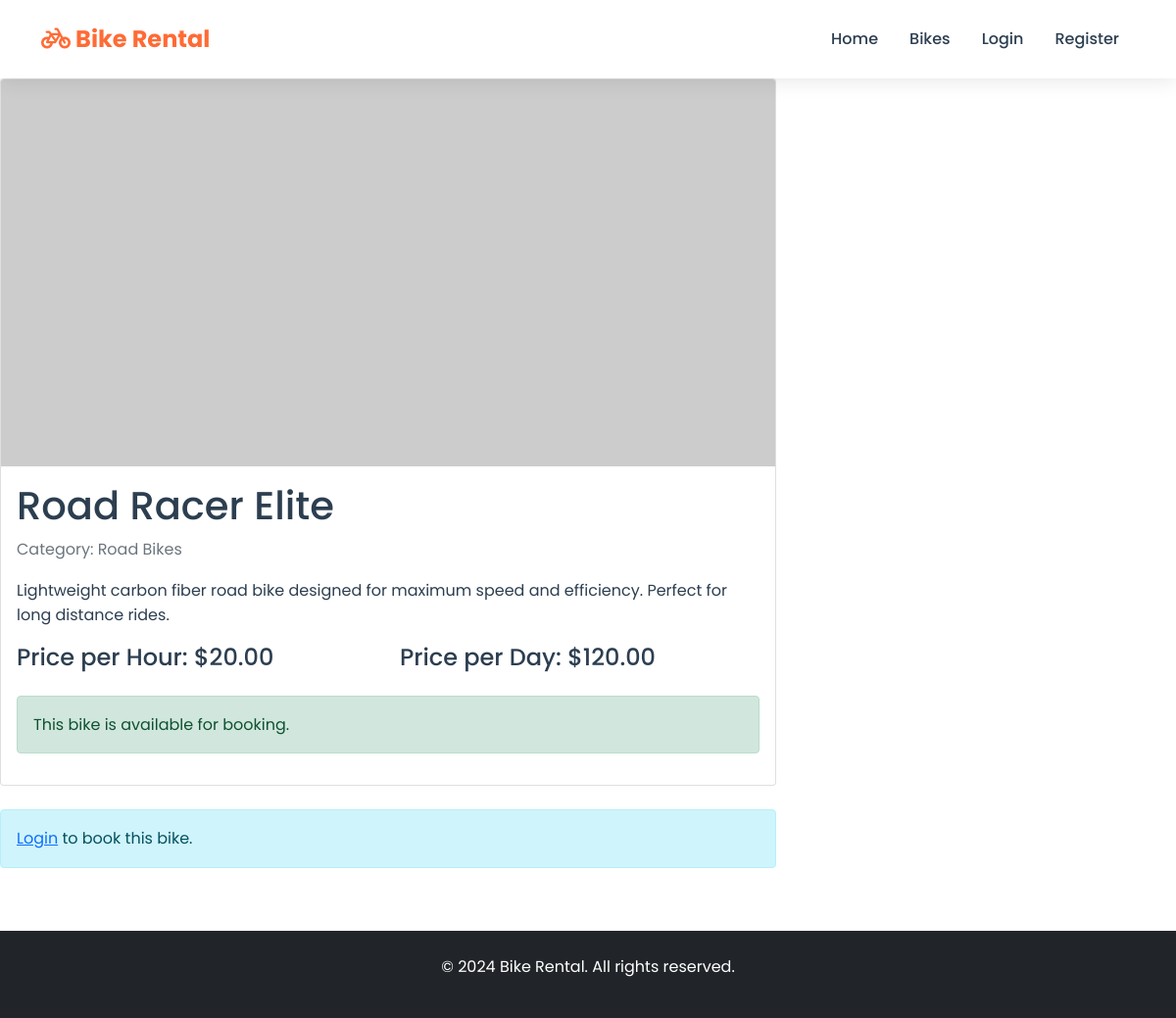
/bike/3/, run on the app's committed database.
### core/models.py (models this page shows, shortened)
class Bike(models.Model):
    name = models.CharField(max_length=200)
    category = models.ForeignKey(BikeCategory, on_delete=models.CASCADE, related_name='bikes')
    description = models.TextField()
    price_per_hour = models.DecimalField(max_digits=10, decimal_places=2)
    price_per_day = models.DecimalField(max_digits=10, decimal_places=2)
    is_available = models.BooleanField(default=True)
    image = models.ImageField(upload_to='bikes/')
    created_at = models.DateTimeField(auto_now_add=True)

class BikeCategory(models.Model):
    name = models.CharField(max_length=100)
    slug = models.SlugField(unique=True)
    image = models.ImageField(upload_to='categories/')

### core/views.py (the view)
# urls.py: path('bike/<int:pk>/', views.BikeDetailView.as_view(), name='bike_detail'),
class BikeDetailView(DetailView):
    model = Bike
    template_name = 'core/bike_detail.html'
    context_object_name = 'bike'
    def get_context_data(self, **kwargs):
        context = super().get_context_data(**kwargs)
        bike = self.get_object()
        context['form'] = BookingForm()
        today = timezone.now().date()
        is_booked_today = Booking.objects.filter(
            bike=bike,
            start_date__date=today,
            status__in=['Pending', 'Active']
        ).exists()
        context['is_booked_today'] = is_booked_today
        if is_booked_today:
            context['availability_message'] = 'This bike is already booked for today.'
        else:
            context['availability_message'] = 'This bike is available for booking.'
        return context

### core/templates/core/bike_detail.html (shortened to what this page needs)
{% extends 'core/base.html' %}
{% block content %}
<div class="row">
    <div class="col-md-8">
        <div class="card mb-4">
            {% if bike.image %}
                <img src="{{ bike.image.url }}" class="card-img-top" alt="{{ bike.name }}">
            {% else %}
                <img src="https://via.placeholder.com/800x400" class="card-img-top" alt="{{ bike.name }}">
            {% endif %}
            <div class="card-body">
                <h1 class="card-title">{{ bike.name }}</h1>
                <p class="text-muted">Category: {{ bike.category.name }}</p>
                <p class="card-text">{{ bike.description }}</p>
                <div class="row mb-3">
                    <div class="col-md-6">
                        <h4>Price per Hour: ${{ bike.price_per_hour }}</h4>
                    </div>
                    <div class="col-md-6">
                        <h4>Price per Day: ${{ bike.price_per_day }}</h4>
                    </div>
                </div>
                <div class="alert {% if is_booked_today %}alert-warning{% else %}alert-success{% endif %}">
                    {{ availability_message }}
                </div>
            </div>
        </div>
        {% if user.is_authenticated %}
        <div class="card">
            <div class="card-header">
                <h4>Book This Bike</h4>
            </div>
            <div class="card-body">
                <form method="post" id="booking-form">
                    {% csrf_token %}
                    <div class="row">
                        <div class="col-md-6 mb-3">
                            <label for="{{ form.start_date.id_for_label }}" class="form-label">Start Date</label>
                            {{ form.start_date }}
                        </div>
                        <div class="col-md-6 mb-3">
                            <label for="{{ form.end_date.id_for_label }}" class="form-label">End Date</label>
                            {{ form.end_date }}
                        </div>
                    </div>
                    <div class="alert alert-info">
                        <strong>Total Cost: $<span id="total-cost">0.00</span></strong>
                    </div>
                    <button type="submit" class="btn btn-primary">Book Now</button>
                </form>
            </div>
        </div>
        {% else %}
        <div class="alert alert-info">
            <a href="{% url 'login' %}">Login</a> to book this bike.
        </div>
        {% endif %}
    </div>
</div>
{% endblock %}

### core/templates/core/base.html (style rules this page uses)
:root { --primary-color: #FF6B35; --secondary-color: #004E89; --accent-color: #FFD23F; --text-dark: #2C3E50; --text-light: #7F8C8D; --bg-light: #F8F9FA; }
* { margin: 0; padding: 0; box-sizing: border-box; }
body { font-family: 'Poppins', sans-serif; color: var(--text-dark); line-height: 1.6; }

### data on the page
Bike: name "Road Racer Elite", category.name "Road Bikes", description "Lightweight carbon fiber road bike designed for maximum speed and efficiency. Perfect for long distance rides.", price_per_hour "20.00", price_per_day "120.00"

### other printed values
{{ availability_message }} "This bike is available for booking."
